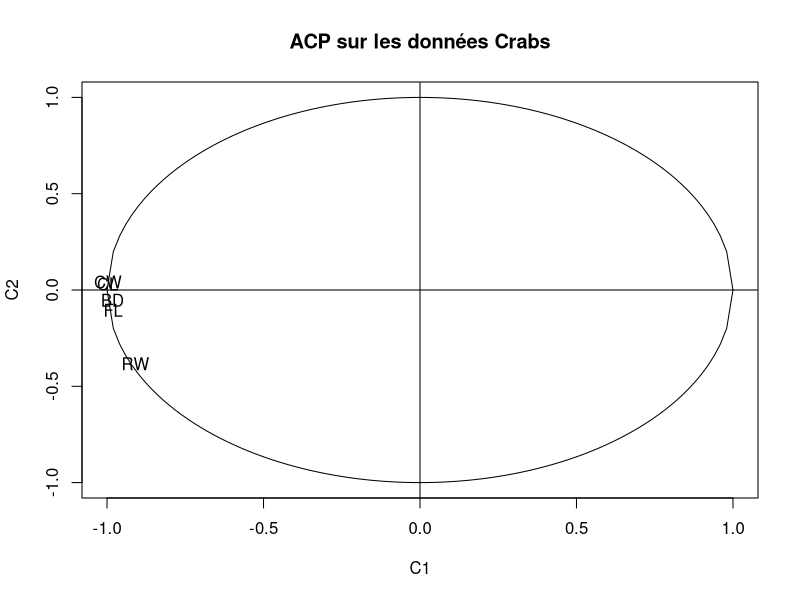
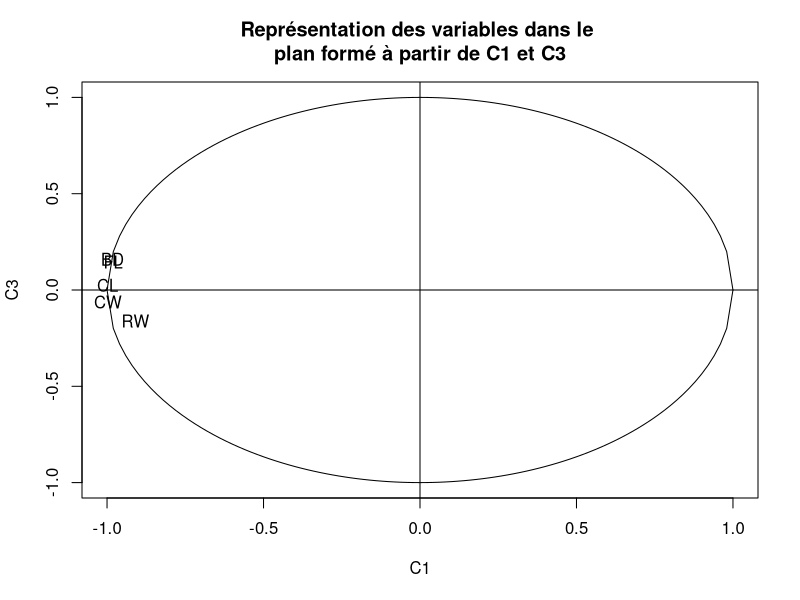
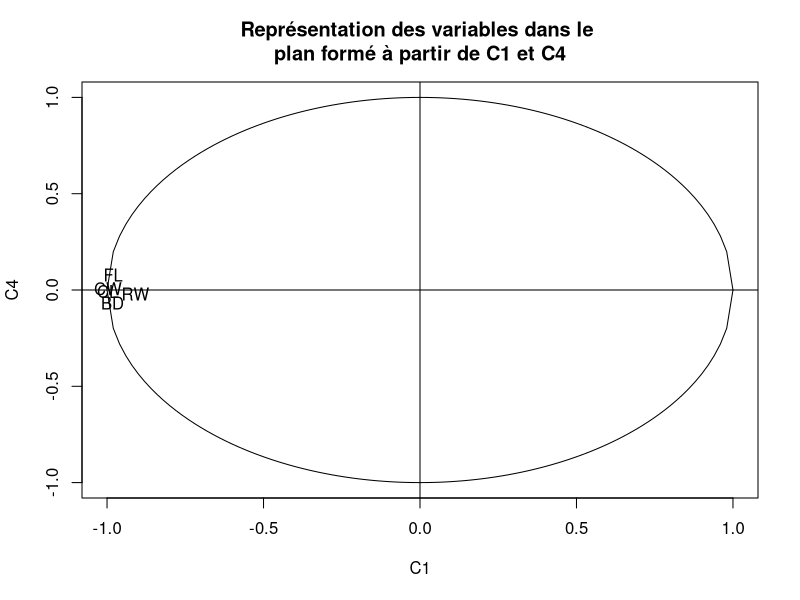
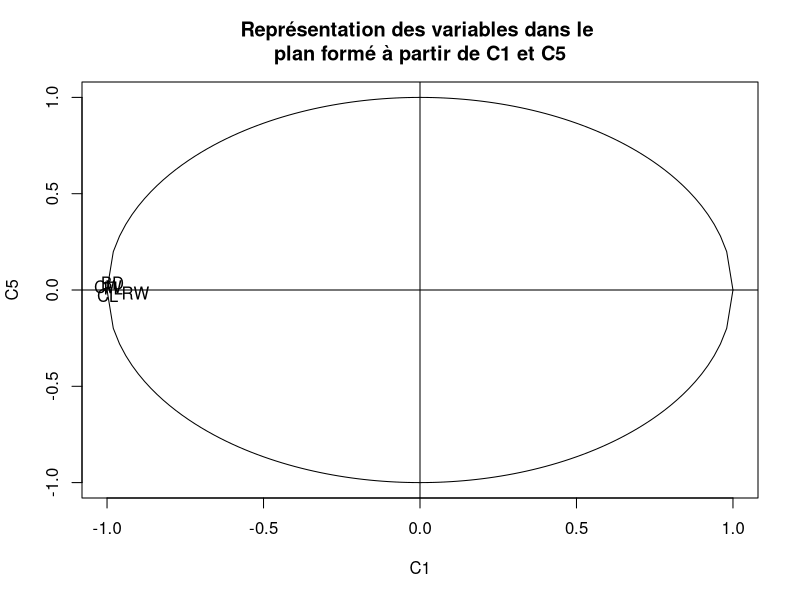
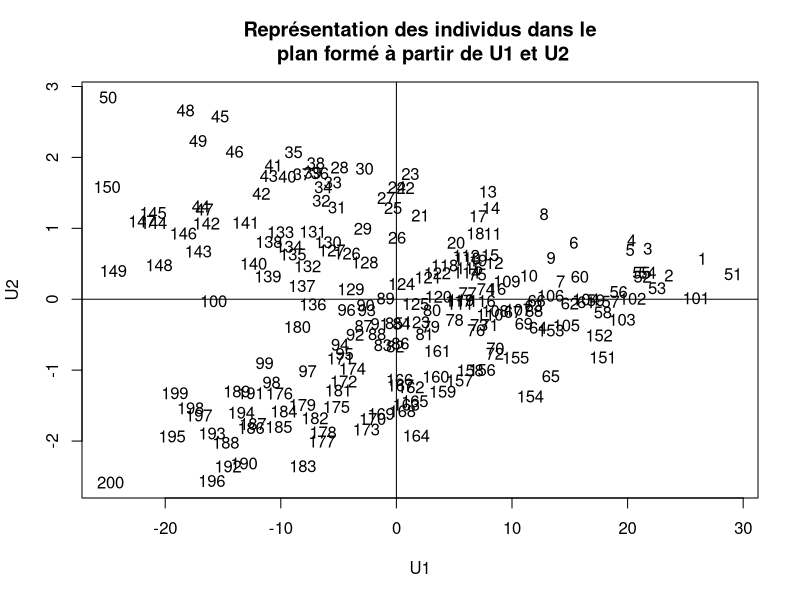
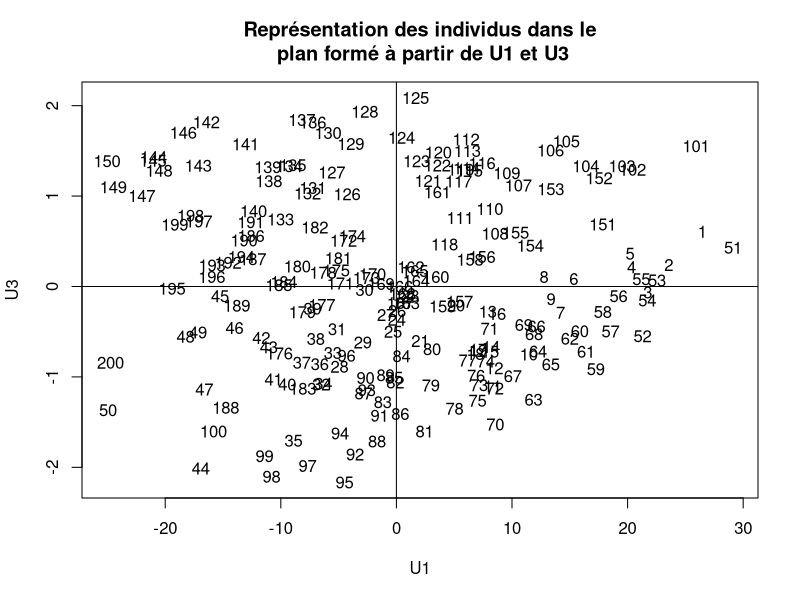
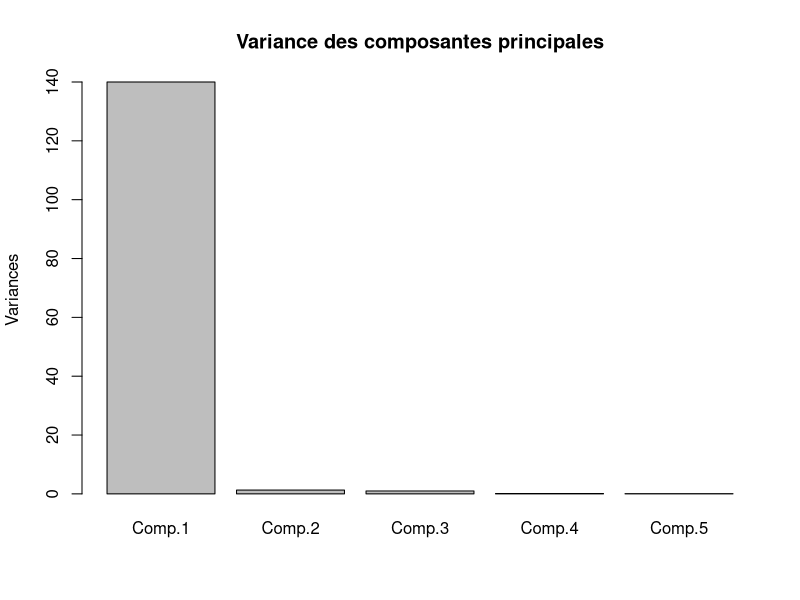
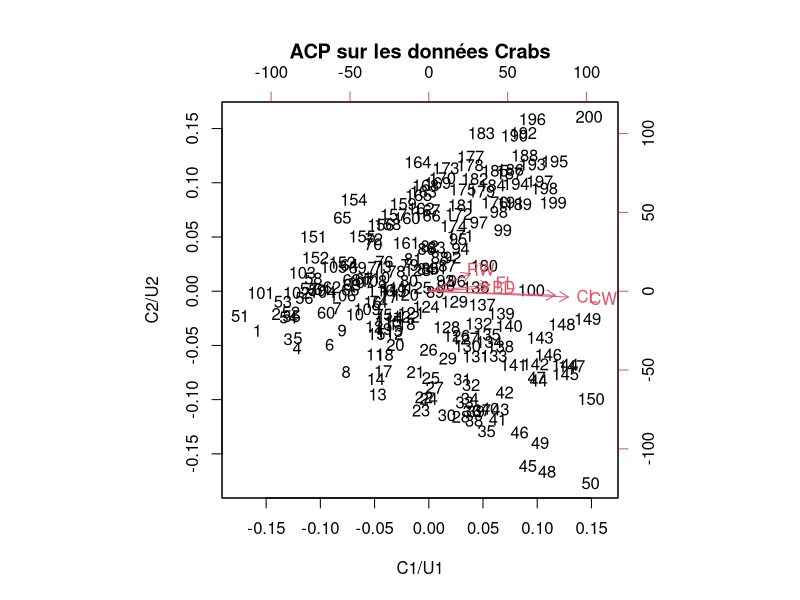

These charts were generated, in order, by the following R code: (Note: this script raises an error after producing the figures.)
library(sm) # Chargement de sm

# Chargement des données crabs
library(MASS)
data(crabs)
crabsquant<-crabs[,4:8]


############################### Question 1 ############################### 

Y <- as.matrix(crabsquant) # Matrice crabs -> Y
n <- dim(Y)[1] # Nombre d'individus = 200
X <- Y - matrix(1, n, 1) %*% apply(Y, 2, mean) # Centrage et réduction éventuelle du tableau
# X <- X/matrix(1, n, 1) %*% apply(X, 2, sd) réduction entre 0 et 1
V <- (1/n)*t(X) %*% X #Calcul de la matrice de covariance ou de correlation
tmp <- eigen(V, symmetric=TRUE) # Calcul des valeurs propres et des axes principaux d'inertie 
L <- diag(tmp$values) # Matrice diagonale des valeurs propres
U <- tmp$vectors # Matrice des vecteurs propres
# U[,1] = -U[,1]
# U[,2] = -U[,2]
# U[,3] = -U[,3]
# U[,4] = -U[,4]
# U[,5] = -U[,5]
C <- X %*% U # Calcul des composantes principales
COR <- diag(1/apply(X^2, 1, sum)) %*% C^2 # Calcul des contributions des axes aux individus
CTR <- (1/n)*C^2 %*% diag(1/diag(L)) # Calcul des contributions des individus aux axes
D <- diag(1/(sqrt((n-1)/n)*apply(X, 2, sd))) %*% U %*% sqrt(L) # Représentation des variables

# Représentation des variables dans le plan formé à partir de C1 et C2
pdf("./images/2_dot_3/variables_crabsc1c2.pdf")
plot(-1:1, -1:1, type="n", xlab='C1', ylab='C2', 
	main='ACP sur les données Crabs')
text(D[,1], D[,2], colnames(crabsquant)); abline(h=0);abline(v=0)
curve(sqrt(1-x^2), -1, 1, add=TRUE)
curve(-sqrt(1-x^2), -1, 1, add=TRUE)
dev.off()

pause()

# Représentation des variables dans le plan formé à partir de C1 et C3
pdf("./images/2_dot_3/variables_crabsc1c3.pdf")
plot(-1:1, -1:1, type="n", xlab='C1', ylab='C3', 
	main='Représentation des variables dans le \nplan formé à partir de C1 et C3')
text(D[,1], D[,3], colnames(crabsquant)); abline(h=0);abline(v=0)
curve(sqrt(1-x^2), -1, 1, add=TRUE)
curve(-sqrt(1-x^2), -1, 1, add=TRUE)
dev.off()

pause()

# Représentation des variables dans le plan formé à partir de C1 et C4
pdf("./images/2_dot_3/variables_c1_c4.pdf")
plot(-1:1, -1:1, type="n", xlab='C1', ylab='C4', 
	main='Représentation des variables dans le \nplan formé à partir de C1 et C4')
text(D[,1], D[,4], colnames(crabsquant)); abline(h=0);abline(v=0)
curve(sqrt(1-x^2), -1, 1, add=TRUE)
curve(-sqrt(1-x^2), -1, 1, add=TRUE)
dev.off()

pause()

# Représentation des variables dans le plan formé à partir de C1 et C5
pdf("./images/2_dot_3/variables_c1_c5.pdf")
plot(-1:1, -1:1, type="n", xlab='C1', ylab='C5', 
	main='Représentation des variables dans le \nplan formé à partir de C1 et C5')
text(D[,1], D[,5], colnames(crabsquant)); abline(h=0);abline(v=0)
curve(sqrt(1-x^2), -1, 1, add=TRUE)
curve(-sqrt(1-x^2), -1, 1, add=TRUE)
dev.off()

# Conclusion : 
# 2eme axe : dure à définir; Ordonnée : math / francais un peu ? // 
# Abscisse : Science / Latin (léger !) très très léger ! Ordonné négatif : latin/fran // 
# positif : science / maths
# 3eme Axe : Ordonnée : Bon en dessin ; Abscisse : bon dans les 4 autres matières

pause()

# Représentation des individus dans le plan formé à partir de U1 et U2
pdf("./images/2_dot_2/individus_u1_u2.pdf")
plot(C[,1], C[,2], type="n", xlab='U1', ylab='U2', 
	main='Représentation des individus dans le\n plan formé à partir de U1 et U2')
text(C[,1], C[,2], rownames(crabsquant))
abline(h=0);abline(v=0)
dev.off()

pause()

# Représentation des individus dans le plan formé à partir de U1 et U3
pdf("./images/2_dot_3/individus_u1_u3.pdf")
plot(C[,1], C[,3], type="n", xlab='U1', ylab='U3', 
	main='Représentation des individus dans le\n plan formé à partir de U1 et U3')
text(C[,1], C[,3], rownames(crabsquant))
abline(h=0);abline(v=0);
dev.off()

pause()

# Conclusion : 
# 2eme Axe : Trop léger, on peut pas définir


############################### Question 1 suite ############################### 


res <- princomp(crabsquant) # Calcul de l'ACP
summary(res)
(res$sdev)^2 # L
res$loadings # Vecteurs propres
res$scores # Composantes
res$sdev # Valeurs propres

# Diagramme en bâtons des valeurs propres
pdf("./images/2_dot_3/batons_valeurs_propres.pdf")
plot(res, main='Variance des composantes principales')
dev.off()

pause()

# Représentation de l'ancienne base et des individus dans le plan formé à partir de U1 et U2
pdf("./images/2_dot_3/ex_base_et_individus_u1_u2.pdf")
biplot(res, xlab='C1/U1', ylab='C2/U2', 
	main='ACP sur les données Crabs')
dev.off()

pause()

# Représentation de l'ancienne base et des individus dans le plan formé à partir de U1 et U3
pdf("./images/2_dot_3/ex_base_et_individus_u1_u3.pdf")
biplot(res, c(1,3), xlab='C1/U1', ylab='C3/U3', 
	main='Représentation des variables dans le plan formé \n à partir de C1 et C3 et des individus\n dans le plan formé à partir de U1 et U3')
dev.off()

############################### Question 2 ###############################

crabsquant2 = crabsquant / crabsquant$CL
crabsquant2 = crabsquant2[,-3]

Y2 <- as.matrix(crabsquant2) # Matrice crabs réduite -> Y2
n2 <- dim(Y2)[1] # Nombre d'individus = 200
X2 <- Y - matrix(1, n2, 1) %*% apply(Y2, 2, mean) # Centrage et réduction éventuelle du tableau
# X <- X/matrix(1, n2, 1) %*% apply(X2, 2, sd) réduction entre 0 et 1
V2 <- (1/n2)*t(X2) %*% X2 #Calcul de la matrice de covariance ou de correlation
tmp2 <- eigen(V2, symmetric=TRUE) # Calcul des valeurs propres et des axes principaux d'inertie 
L2 <- diag(tmp2$values) # Matrice diagonale des valeurs propres
U2 <- tmp2$vectors # Matrice des vecteurs propres
# U[,1] = -U[,1]
# U[,2] = -U[,2]
# U[,3] = -U[,3]
# U[,4] = -U[,4]
# U[,5] = -U[,5]
C2 <- X2 %*% U2 # Calcul des composantes principales
COR2 <- diag(1/apply(X2^2, 1, sum)) %*% C2^2 # Calcul des contributions des axes aux individus
CTR2 <- (1/n2)*C2^2 %*% diag(1/diag(L2)) # Calcul des contributions des individus aux axes
D2 <- diag(1/(sqrt((n2-1)/n2)*apply(X2, 2, sd))) %*% U2 %*% sqrt(L2) # Représentation des variables

# Représentation des variables dans le plan formé à partir de C1 et C2
pdf("./images/2_dot_3/PTvariables_crabsc1c2.pdf")
plot(-1:1, -1:1, type="n", xlab='C1', ylab='C2', 
	main='ACP sur les données Crabs pré traitées')
text(D2[,1], D2[,2], colnames(crabsquant2)); abline(h=0);abline(v=0)
curve(sqrt(1-x^2), -1, 1, add=TRUE)
curve(-sqrt(1-x^2), -1, 1, add=TRUE)
dev.off()

pause()

# Représentation des individus dans le plan formé à partir de U1 et U2
pdf("./images/2_dot_3/PTindividus_u1_u2.pdf")
plot(C2[,1], C2[,2], type="n", xlab='U1', ylab='U2', 
	main='Représentation des individus dans le\n plan formé à partir de U1 et U2')
text(C2[,1], C2[,2], rownames(crabsquant2))
abline(h=0);abline(v=0)
dev.off()

pause()

res2 <- princomp(crabsquant2) # Calcul de l'ACP
summary(res2)
(res2$sdev)^2 # L2
res2$loadings # Vecteurs propres
res2$scores # Composantes
res2$sdev # Valeurs propres
	

# Diagramme en bâtons des valeurs propres
pdf("./images/2_dot_3/PTbatons_valeurs_propres.pdf")
plot(res2, main='Variance des composantes principales avec données pré traitées')
dev.off()

pause()

# Représentation de l'ancienne base et des individus dans le plan formé à partir de U1 et U2
pdf("./images/2_dot_3/PTex_base_et_individus_u1_u2.pdf")
biplot(res2, xlab='C1/U1', ylab='C2/U2', 
	main='ACP sur les données Crabs pré traitées')
dev.off()

pause()

# Représentation de l'ancienne base et des individus dans le plan formé à partir de U1 et U3
pdf("./images/2_dot_3/PTex_base_et_individus_u1_u3.pdf")
biplot(res2, c(1,3), xlab='C1/U1', ylab='C3/U3', 
	main='Représentation des variables dans le plan formé \n à partir de C1 et C3 et des individus\n dans le plan formé à partir de U1 et U3')
dev.off()

pause()

labelsNames <- c("Fontal lobe size (mm)", "Rear width (mm)", 
                "Carapace width (mm)", "Body depth (mm)")

pdf("./images/2_dot_3/crabes_selon_sexe.pdf")
plot(crabsquant2, main="Caractéristiques morphologiques\n des crabes selon leur sexe", 
	pch=21, 
	col=c("firebrick", "darkcyan")[crabs[,2]],
	labels=labelsNames	
	)
legend("bottomright", 200,legend=c("Femelle", "Mâle"), 
	col = c("firebrick", "darkcyan"), pch = 21, inset=0) 
dev.off()

pause()

pdf("./images/2_dot_3/crabes_selon_espece.pdf")
plot(crabsquant2, main="Caractéristiques morphologiques \ndes crabes selon leur espèce", 
	pch=21, 
	col=c("lightslateblue", "orangered")[crabs[,1]],
	labels=labelsNames)
legend("bottomright", 200,legend=c("Espèce bleue", "Espèce orange"), 
	col = c("lightslateblue", "orangered"), pch = 21, inset=0)
dev.off()

############################### Question 2 option bis############################### 

crabsquant2 = crabsquant / crabsquant$CL
crabsquant2 = crabsquant2[,-3]

res2 = princomp(crabsquant2)


pdf(file = "./images/2_dot_3/PTplot_acp2_crabs.pdf")
plot(res2, main = "")
dev.off()

pdf(file = "./images/2_dot_3/PTbiplot_acp2_crabs.pdf")
biplot(res2, main = "Représentation de la corrélation après traitement")
abline(lty = 1, a = 0, b = 0, col = 1)
abline(lty = 1, a = 0, b = 1000000, col = 1)
dev.off()

pdf(file = "./images/2_dot_3/PTplot_crabs_sp_2.pdf")
plot(crabsquant2, col = crabs$sp)
dev.off()

pdf(file = "./images/2_dot_3/PTplot_crabs_sex_2.pdf")
plot(crabsquant2, col = crabs$sex)
dev.off()
